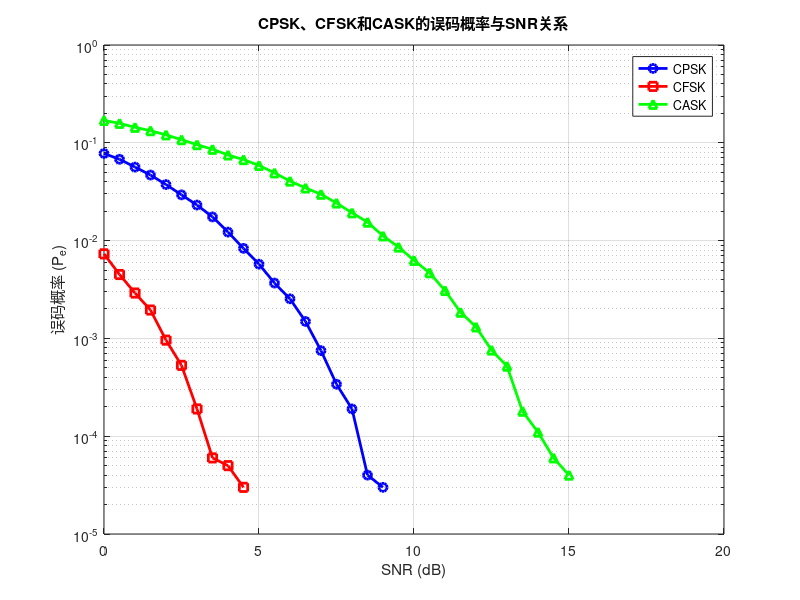

Write the MATLAB code that produced this figure.
N = 1e5; % 发送比特数
SNR_dB = 0:0.5:20; % SNR范围，单位为dB
fs = 6; % 每个符号的采样点数
T = 1; % 符号持续时间
t = (0:fs-1)/fs; % 单个符号的时间向量

% 为CFSK选择频率（确保正交性）
f0 = 1; % 比特'0'的频率
f1 = 2; % 比特'1'的频率

% 初始化误码概率数组
Pe_CPSK = zeros(size(SNR_dB));
Pe_CFSK = zeros(size(SNR_dB));
Pe_CASK = zeros(size(SNR_dB));

for idx = 1:length(SNR_dB)
    snr = SNR_dB(idx);
    SNR_linear = 10^(snr/10);
    
    % 生成随机二进制数据
    bits = randi([0 1], N, 1);
    
    %% 调制过程
    
    % CPSK（BPSK）调制
    symbols_CPSK = 2*bits - 1; % 将比特映射为-1和+1
    
    % CFSK（BFSK）调制
    s0 = sqrt(2/T) * cos(2*pi*f0*t); % 比特'0'的信号
    s1 = sqrt(2/T) * cos(2*pi*f1*t); % 比特'1'的信号
    s_CFSK = zeros(N, fs);
    for n = 1:N
        if bits(n) == 0
            s_CFSK(n, :) = s0;
        else
            s_CFSK(n, :) = s1;
        end
    end
    
    % CASK（BASK）调制
    Es = 1; % 符号能量
    symbols_CASK = sqrt(2*Es) * bits; % 将比特映射为0和sqrt(2*Es)
    
    %% 信道（加入AWGN）
    
    % 计算噪声方差
    N0 = Es / SNR_linear;
    noise_std = sqrt(N0/2);
    
    % 为CPSK信号加入噪声
    noise_CPSK = noise_std * randn(N, 1);
    r_CPSK = symbols_CPSK + noise_CPSK;
    
    % 为CFSK信号加入噪声
    noise_CFSK = noise_std * randn(N, fs);
    r_CFSK = s_CFSK + noise_CFSK;
    
    % 为CASK信号加入噪声
    noise_CASK = noise_std * randn(N, 1);
    r_CASK = symbols_CASK + noise_CASK;
    
    %% 接收机（相干检测）
    
    % CPSK检测
    detected_bits_CPSK = r_CPSK > 0;
    
    % CFSK检测
    correlator_output0 = sum(r_CFSK .* repmat(s0, N, 1), 2);
    correlator_output1 = sum(r_CFSK .* repmat(s1, N, 1), 2);
    detected_bits_CFSK = correlator_output1 > correlator_output0;
    
    % CASK检测
    threshold = sqrt(Es) / 2;
    detected_bits_CASK = r_CASK > threshold;
    
    %% 计算误码概率
    
    Pe_CPSK(idx) = sum(bits ~= detected_bits_CPSK) / N;
    Pe_CFSK(idx) = sum(bits ~= detected_bits_CFSK) / N;
    Pe_CASK(idx) = sum(bits ~= detected_bits_CASK) / N;
end

%% 绘制P_e与SNR的关系曲线
figure;
semilogy(SNR_dB, Pe_CPSK, 'b-o', 'LineWidth', 2);
hold on;
semilogy(SNR_dB, Pe_CFSK, 'r-s', 'LineWidth', 2);
semilogy(SNR_dB, Pe_CASK, 'g-^', 'LineWidth', 2);
xlabel('SNR (dB)');
ylabel('误码概率 (P_e)');
legend('CPSK', 'CFSK', 'CASK');
grid on;
title('CPSK、CFSK和CASK的误码概率与SNR关系');
